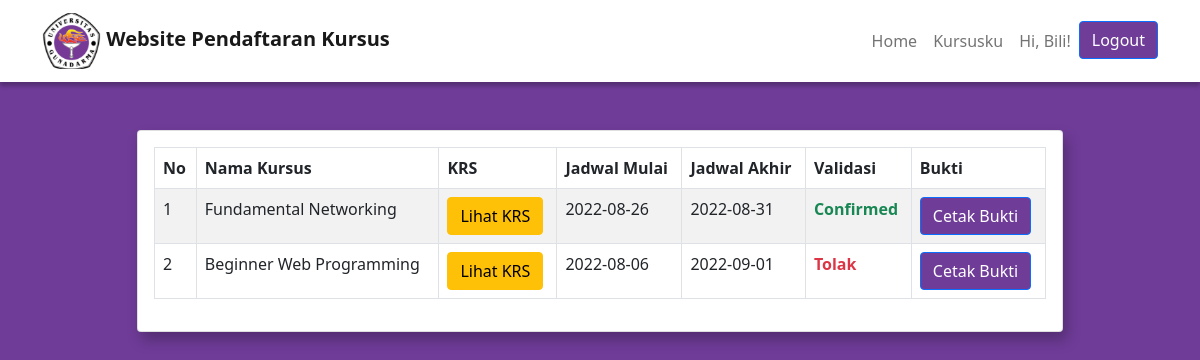
/kursusku.php (signed in), run on the app's committed database.
### tables this page shows
CREATE TABLE `data_mahasiswa` (
  `id` int(11) NOT NULL,
  `npm` int(11) NOT NULL,
  `kelas` varchar(10) NOT NULL,
  `nama` varchar(25) NOT NULL,
  `username` varchar(25) NOT NULL,
  `password` varchar(25) NOT NULL,
  `role` varchar(10) NOT NULL
);

CREATE TABLE `peserta_kursus` (
  `id` int(11) NOT NULL,
  `data_mahasiswa_id` int(11) NOT NULL,
  `npm` int(11) DEFAULT NULL,
  `nama` varchar(25) DEFAULT NULL,
  `nama_kursus` varchar(50) DEFAULT NULL,
  `keterangan` longtext NOT NULL,
  `mulai_kursus` date DEFAULT NULL,
  `akhir_kursus` date DEFAULT NULL,
  `krs` varchar(255) DEFAULT NULL,
  `konfirmasi` varchar(25) DEFAULT NULL
);

### kursusku.php (the view, shortened to what this page needs)
<?php require('templates/header.php') ?>
    <body class="page-content">
        <?php require('templates/navbar-auth.php') ?>
        <div class="container">
            <div class="row justify-content-center mt-5">
                <div class="col-10">
                    <div class="card">
                        <div class="card-body">
                            <table class="table table-bordered table-striped">
                                <thead>
                                    <tr>
                                        <th>No</th>
                                        <th>Nama Kursus</th>
                                        <th>KRS</th>
                                        <th>Jadwal Mulai</th>
                                        <th>Jadwal Akhir</th>
                                        <th>Validasi</th>
                                        <th>Bukti</th>
                                    </tr>
                                </thead>
                                <tbody>
                                <?php
                                    $no = 1;
                                    $id = $_SESSION['id'];
                                    $query = "SELECT * FROM peserta_kursus
                                                WHERE data_mahasiswa_id = '$id' ";
                                    $get = mysqli_query($conn, $query);
                                    while($data = mysqli_fetch_array($get)) :
                                ?>
                                    <tr>
                                        <td><?php echo $no++ ?></td>
                                        <td><?php echo $data['nama_kursus']?></td>
                                        <td><?php echo $data['krs'] ? '<a href="" class="btn btn-warning">Lihat KRS</a>' : 'Belum diupload' ?></td>
                                        <td><?php echo $data['mulai_kursus']?></td>
                                        <td><?php echo $data['akhir_kursus']?></td>
                                        <td><div <?php echo $data['konfirmasi'] == 'Confirmed' ? 'class="fw-bold text-success"' : 'class="fw-bold text-danger"'?>>
                                        <?php echo $data['konfirmasi'] ?></div></td>
                                        <td><button class="btn btn-primary">Cetak Bukti</button></td>
                                    </tr>
                                <?php endwhile ?>
                                </tbody>
                            </table>
                        </div>
                    </div>
                </div>
            </div>
        </div>
    </body>
</html>

### templates/navbar-auth.php
<?php
    $id = $_SESSION['id'];
    $query = "SELECT * FROM data_mahasiswa WHERE id = '$id'";
    $get = mysqli_query($conn, $query);
    $data = mysqli_fetch_array($get);
?>
<nav class="navbar navbar-expand-lg navbar-light">
        <div class="container">
            <a href="index.php" class="navbar-brand fw-bold">
                <img src="img/logo-gundar.svg" alt="" />
                Website Pendaftaran Kursus
            </a>
            <ul class="navbar-nav">
                <li class="nav-item">
                    <a href="index.php" class="nav-link">Home</a>
                </li>
                <li class="nav-item">
                    <a href="kursusku.php" class="nav-link">Kursusku</a>
                </li>
                <li class="nav-item"><div class="nav-link">Hi, <?php echo $data['nama'] ?>!</div></li>
                <li class="nav-item"><a href="middleware/logout.php" class=" btn btn-primary">Logout</a></li>
            </ul>
        </div>
    </nav>

### css/style.css (style rules this page uses)
* { margin: 0; padding: 0; box-sizing: border-box; }
body { font-family: "Roboto", sans-serif; }
.navbar { background-color: white; box-shadow: 0 4px 4px 0 rgba(0, 0, 0, 0.25); }
.page-content { background-color: #6f3c98; }
.card { box-shadow: 4px 8px 14px 0 rgba(0, 0, 0, 0.25); }
.btn-primary { background-color: #6f3c98 !important; transition: all 0.3s ease !important; }

### data on the page
data_mahasiswa: nama "Bili"
peserta_kursus: nama_kursus "Fundamental Networking", shows "Lihat KRS", mulai_kursus "2022-08-26", akhir_kursus "2022-08-31", konfirmasi "Confirmed"
peserta_kursus: nama_kursus "Beginner Web Programming", shows "Lihat KRS", mulai_kursus "2022-08-06", akhir_kursus "2022-09-01", konfirmasi "Tolak"
